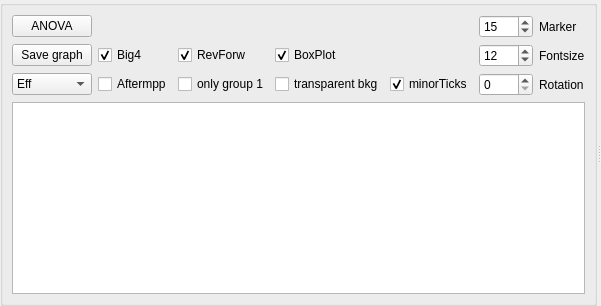
       <widget class="QWidget" name="BoxPlot">
        <attribute name="title">
         <string>BoxPlot</string>
        </attribute>
        <layout class="QHBoxLayout" name="horizontalLayout_12">
         <property name="leftMargin">
          <number>0</number>
         </property>
         <property name="topMargin">
          <number>0</number>
         </property>
         <property name="rightMargin">
          <number>0</number>
         </property>
         <property name="bottomMargin">
          <number>0</number>
         </property>
         <item>
          <widget class="QSplitter" name="splitter_11">
           <property name="orientation">
            <enum>Qt::Horizontal</enum>
           </property>
           <widget class="QGroupBox" name="groupBox_BoxPlot_2">
            <property name="sizePolicy">
             <sizepolicy hsizetype="Maximum" vsizetype="Maximum">
              <horstretch>0</horstretch>
              <verstretch>0</verstretch>
             </sizepolicy>
            </property>
            <property name="title">
             <string/>
            </property>
            <layout class="QGridLayout" name="gridLayout_36">
             <item row="1" column="1">
              <widget class="QCheckBox" name="checkBox_BoxPlotBig4_2">
               <property name="text">
                <string>Big4</string>
               </property>
               <property name="checked">
                <bool>true</bool>
               </property>
              </widget>
             </item>
             <item row="1" column="6">
              <widget class="QLabel" name="label_40">
               <property name="text">
                <string>Fontsize</string>
               </property>
              </widget>
             </item>
             <item row="2" column="6">
              <widget class="QLabel" name="label_41">
               <property name="text">
                <string>Rotation</string>
               </property>
              </widget>
             </item>
             <item row="1" column="5">
              <widget class="QSpinBox" name="spinBox_BoxPlotFontsize_2">
               <property name="value">
                <number>12</number>
               </property>
              </widget>
             </item>
             <item row="2" column="5">
              <widget class="QSpinBox" name="spinBox_BoxPlotRotation_2"/>
             </item>
             <item row="1" column="0">
              <widget class="QPushButton" name="pushButton_SaveBoxPlot_2">
               <property name="text">
                <string>Save graph</string>
               </property>
              </widget>
             </item>
             <item row="0" column="5">
              <widget class="QSpinBox" name="spinBox_markerSize_2">
               <property name="maximum">
                <number>9999</number>
               </property>
               <property name="value">
                <number>15</number>
               </property>
              </widget>
             </item>
             <item row="0" column="0">
              <widget class="QPushButton" name="pushButton_groupanova_2">
               <property name="text">
                <string>ANOVA</string>
               </property>
              </widget>
             </item>
             <item row="2" column="0">
              <widget class="QComboBox" name="comboBox_BoxPlotParam_2">
               <item>
                <property name="text">
                 <string>Eff</string>
                </property>
               </item>
               <item>
                <property name="text">
                 <string>FF</string>
                </property>
               </item>
               <item>
                <property name="text">
                 <string>Voc</string>
                </property>
               </item>
               <item>
                <property name="text">
                 <string>Jsc</string>
                </property>
               </item>
               <item>
                <property name="text">
                 <string>Vmpp</string>
                </property>
               </item>
               <item>
                <property name="text">
                 <string>Jmpp</string>
                </property>
               </item>
               <item>
                <property name="text">
                 <string>Roc</string>
                </property>
               </item>
               <item>
                <property name="text">
                 <string>Rsc</string>
                </property>
               </item>
              </widget>
             </item>
             <item row="0" column="6">
              <widget class="QLabel" name="label_42">
               <property name="text">
                <string>Marker</string>
               </property>
              </widget>
             </item>
             <item row="3" column="0" colspan="7">
              <widget class="QListWidget" name="listWidget_BoxPlotGroup2_2">
               <property name="selectionMode">
                <enum>QAbstractItemView::MultiSelection</enum>
               </property>
              </widget>
             </item>
             <item row="2" column="1">
              <widget class="QCheckBox" name="checkBox_BoxPlotAftermpp_2">
               <property name="text">
                <string>Aftermpp</string>
               </property>
              </widget>
             </item>
             <item row="2" column="2">
              <widget class="QCheckBox" name="checkBox_onlygroup1">
               <property name="text">
                <string>only group 1</string>
               </property>
              </widget>
             </item>
             <item row="1" column="2">
              <widget class="QCheckBox" name="checkBox_BoxPlotRevForw_2">
               <property name="text">
                <string>RevForw</string>
               </property>
               <property name="checked">
                <bool>true</bool>
               </property>
              </widget>
             </item>
             <item row="1" column="3">
              <widget class="QCheckBox" name="checkBox_BoxPlotBoxPlot_2">
               <property name="text">
                <string>BoxPlot</string>
               </property>
               <property name="checked">
                <bool>true</bool>
               </property>
              </widget>
             </item>
             <item row="2" column="3">
              <widget class="QCheckBox" name="checkBox_BoxPlotBkg_2">
               <property name="text">
                <string>transparent bkg</string>
               </property>
              </widget>
             </item>
             <item row="2" column="4">
              <widget class="QCheckBox" name="checkBox_minorticksBoxPlot">
               <property name="text">
                <string>minorTicks</string>
               </property>
               <property name="checked">
                <bool>true</bool>
               </property>
              </widget>
             </item>
            </layout>
           </widget>
           <widget class="QWidget" name="widget_BoxPlot_2" native="true">
            <layout class="QGridLayout" name="gridLayout_37">
             <property name="leftMargin">
              <number>0</number>
             </property>
             <property name="topMargin">
              <number>0</number>
             </property>
             <property name="rightMargin">
              <number>0</number>
             </property>
             <property name="bottomMargin">
              <number>0</number>
             </property>
            </layout>
           </widget>
          </widget>
         </item>
        </layout>
       </widget>
